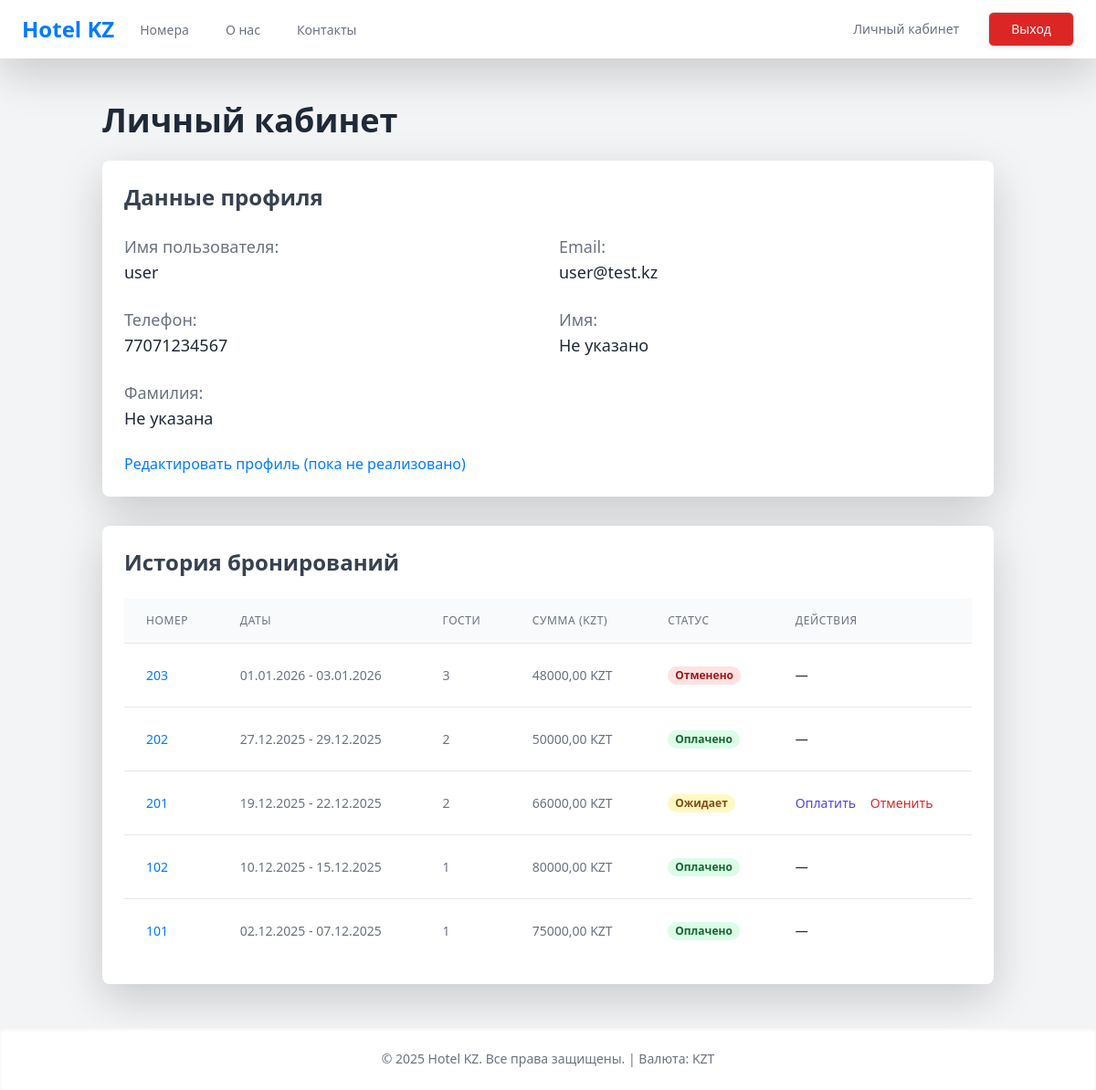
/profile/ (signed in), run on the app's committed database.
### hotel/models.py (models this page shows, shortened)
class CustomUser(AbstractUser):
    phone_number = models.CharField(max_length=15, blank=True, null=True, verbose_name=_("Номер телефона"))
    class Meta:
        verbose_name = _("Пользователь")
        verbose_name_plural = _("Пользователи")

class Booking(models.Model):
    STATUS_CHOICES = [
        ('pending', _('Ожидает')),
        ('paid', _('Оплачено')),
        ('cancelled', _('Отменено')),
    ]
    user = models.ForeignKey(CustomUser, on_delete=models.CASCADE, related_name='bookings', verbose_name=_("Пользователь"))
    room = models.ForeignKey(Room, on_delete=models.CASCADE, related_name='bookings', verbose_name=_("Комната"))
    check_in_date = models.DateField(verbose_name=_("Дата заезда"))
    check_out_date = models.DateField(verbose_name=_("Дата выезда"))
    guests = models.PositiveSmallIntegerField(verbose_name=_("Количество гостей"))
    status = models.CharField(max_length=20, choices=STATUS_CHOICES, default='pending', verbose_name=_("Статус брони"))
    total_price = models.DecimalField(max_digits=10, decimal_places=2, verbose_name=_("Общая стоимость (KZT)"))
    processed_by = models.ForeignKey('Employee', on_delete=models.SET_NULL, null=True, blank=True, verbose_name=_("Оформил сотрудник"))
    created_at = models.DateTimeField(auto_now_add=True, verbose_name=_("Дата создания"))
    updated_at = models.DateTimeField(auto_now=True, verbose_name=_("Дата обновления"))
    class Meta:
        verbose_name = "Бронирование"
        verbose_name_plural = "Бронирования"
        constraints = [
            models.CheckConstraint(
                condition=models.Q(check_out_date__gt=models.F('check_in_date')),
                name='check_out_after_check_in'
            )
        ]

class Room(models.Model):
    ROOM_TYPES = [
        ('single', _('Одноместный')),
        ('double', _('Двухместный')),
        ('suite', _('Люкс')),
        ('family', _('Семейный')),
    ]
    number = models.CharField(max_length=10, unique=True, verbose_name=_("Номер комнаты"))
    room_type = models.CharField(max_length=20, choices=ROOM_TYPES, verbose_name=_("Тип комнаты"))
    price_per_night = models.DecimalField(max_digits=10, decimal_places=2, verbose_name=_("Цена за ночь (KZT)"))
    max_guests = models.PositiveSmallIntegerField(verbose_name=_("Макс. гостей"))
    description = models.TextField(verbose_name=_("Описание"))
    amenities = models.TextField(blank=True, verbose_name=_("Удобства (через запятую)"))
    photo = models.ImageField(upload_to='room_photos/', blank=True, null=True, verbose_name=_("Фото"))
    class Meta:
        verbose_name = _("Комната")
        verbose_name_plural = _("Комнаты")

### hotel/views.py (the view)
# urls.py: path('profile/', ProfileView.as_view(), name='profile'),
class ProfileView(LoginRequiredMixin, TemplateView):
    template_name = 'hotel/profile.html'
    def get_context_data(self, **kwargs):
        context = super().get_context_data(**kwargs)
        context['bookings'] = Booking.objects.filter(user=self.request.user).order_by('-check_in_date')
        return context

### hotel/templates/hotel/profile.html (shortened to what this page needs)
{% extends 'base.html' %}
{% block content %}
<div class="container mx-auto p-4">
    <h1 class="text-4xl font-bold mb-6 text-gray-800">Личный кабинет</h1>
    <div class="bg-white p-6 rounded-lg shadow-lg mb-8">
        <h2 class="text-2xl font-semibold mb-4 text-gray-700">Данные профиля</h2>
        <div class="grid grid-cols-1 md:grid-cols-2 gap-4 text-lg">
            <div>
                <p class="font-medium text-gray-500">Имя пользователя:</p>
                <p class="text-gray-800">{{ user.username }}</p>
            </div>
            <div>
                <p class="font-medium text-gray-500">Email:</p>
                <p class="text-gray-800">{{ user.email }}</p>
            </div>
            <div>
                <p class="font-medium text-gray-500">Телефон:</p>
                <p class="text-gray-800">{{ user.phone_number|default:"Не указан" }}</p>
            </div>
            <div>
                <p class="font-medium text-gray-500">Имя:</p>
                <p class="text-gray-800">{{ user.first_name|default:"Не указано" }}</p>
            </div>
            <div>
                <p class="font-medium text-gray-500">Фамилия:</p>
                <p class="text-gray-800">{{ user.last_name|default:"Не указана" }}</p>
            </div>
        </div>
        <div class="mt-6">
            <a href="#" class="text-hotel-primary hover:text-blue-700 font-medium">Редактировать профиль (пока не реализовано)</a>
        </div>
    </div>
    <div class="bg-white p-6 rounded-lg shadow-lg">
        <h2 class="text-2xl font-semibold mb-4 text-gray-700">История бронирований</h2>
        {% if bookings %}
            <div class="overflow-x-auto">
                <table class="min-w-full divide-y divide-gray-200">
                    <thead class="bg-gray-50">
                        <tr>
                            <th scope="col" class="px-6 py-3 text-left text-xs font-medium text-gray-500 uppercase tracking-wider">
                                Номер
                            </th>
                            <th scope="col" class="px-6 py-3 text-left text-xs font-medium text-gray-500 uppercase tracking-wider">
                                Даты
                            </th>
                            <th scope="col" class="px-6 py-3 text-left text-xs font-medium text-gray-500 uppercase tracking-wider">
                                Гости
                            </th>
                            <th scope="col" class="px-6 py-3 text-left text-xs font-medium text-gray-500 uppercase tracking-wider">
                                Сумма (KZT)
                            </th>
                            <th scope="col" class="px-6 py-3 text-left text-xs font-medium text-gray-500 uppercase tracking-wider">
                                Статус
                            </th>
                            <th scope="col" class="px-6 py-3 text-left text-xs font-medium text-gray-500 uppercase tracking-wider">
                                Действия
                            </th>
                        </tr>
                    </thead>
                    <tbody class="bg-white divide-y divide-gray-200">
                        {% for booking in bookings %}
                        <tr>
                            <td class="px-6 py-4 whitespace-nowrap text-sm font-medium text-gray-900">
                                <a href="{% url 'room_detail' pk=booking.room.pk %}" class="text-hotel-primary hover:text-blue-700">{{ booking.room.number }}</a>
                            </td>
                            <td class="px-6 py-4 whitespace-nowrap text-sm text-gray-500">
                                {{ booking.check_in_date|date:"d.m.Y" }} - {{ booking.check_out_date|date:"d.m.Y" }}
                            </td>
                            <td class="px-6 py-4 whitespace-nowrap text-sm text-gray-500">
                                {{ booking.guests }}
                            </td>
                            <td class="px-6 py-4 whitespace-nowrap text-sm text-gray-500">
                                {{ booking.total_price }} KZT
                            </td>
                            <td class="px-6 py-4 whitespace-nowrap text-sm">
                                {% if booking.status == 'paid' %}
                                    <span class="px-2 inline-flex text-xs leading-5 font-semibold rounded-full bg-green-100 text-green-800">
                                        Оплачено
                                    </span>
                                {% elif booking.status == 'pending' %}
                                    <span class="px-2 inline-flex text-xs leading-5 font-semibold rounded-full bg-yellow-100 text-yellow-800">
                                        Ожидает
                                    </span>
                                {% else %}
                                    <span class="px-2 inline-flex text-xs leading-5 font-semibold rounded-full bg-red-100 text-red-800">
                                        Отменено
                                    </span>
                                {% endif %}
                            </td>
                            <td class="px-6 py-4 whitespace-nowrap text-sm font-medium">
                                {% if booking.status == 'pending' %}
                                    <a href="#" class="text-indigo-600 hover:text-indigo-900 mr-3">Оплатить</a>
                                    <a href="#" class="text-red-600 hover:text-red-900">Отменить</a>
                                {% else %}
                                    —
                                {% endif %}
                            </td>
                        </tr>
                        {% endfor %}
                    </tbody>
                </table>
            </div>
        {% else %}
            <p class="text-gray-600">У вас пока нет активных или завершенных бронирований.</p>
            <a href="{% url 'room_list' %}" class="mt-4 inline-flex items-center px-4 py-2 border border-transparent text-sm font-medium rounded-md shadow-sm text-white bg-hotel-primary hover:bg-blue-700">
                Найти номер
            </a>
        {% endif %}
    </div>
</div>
{% endblock %}

### hotel/templates/base.html (style rules this page uses)
.text-hotel-primary { color: #007bff; }

### data on the page
CustomUser: username "user", email "user@test.kz", phone_number "77071234567", first_name "Не указано", last_name "Не указана"
Booking: room.number "203", check_in_date "01.01.2026", check_out_date "03.01.2026", guests "3", total_price "48000,00", status "Отменено"
Booking: room.number "202", check_in_date "27.12.2025", check_out_date "29.12.2025", guests "2", total_price "50000,00", status "Оплачено"
Booking: room.number "201", check_in_date "19.12.2025", check_out_date "22.12.2025", guests "2", total_price "66000,00", status "Ожидает"
Booking: room.number "102", check_in_date "10.12.2025", check_out_date "15.12.2025", guests "1", total_price "80000,00", status "Оплачено"
Booking: room.number "101", check_in_date "02.12.2025", check_out_date "07.12.2025", guests "1", total_price "75000,00", status "Оплачено"
